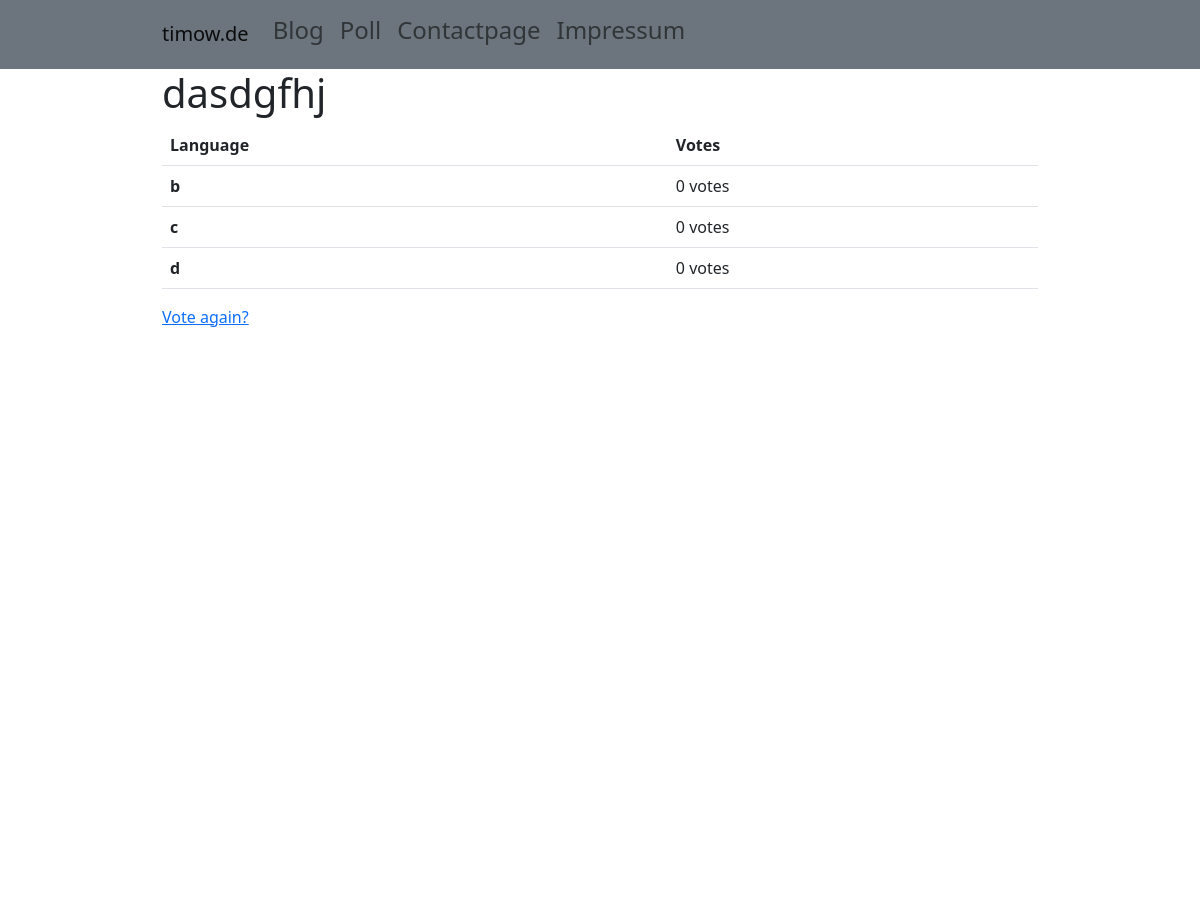
/1/results/ (upper part), run on an earlier commit of the app's database.
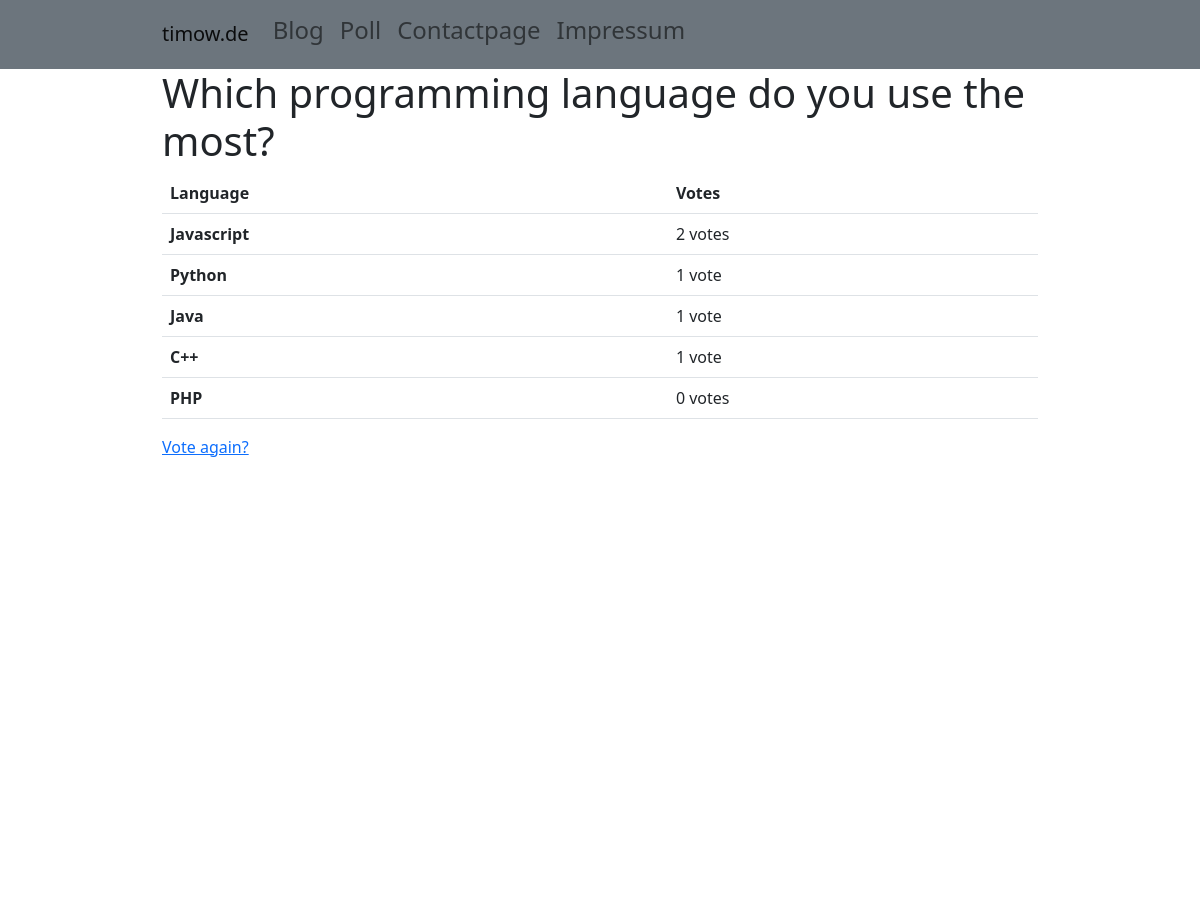
And on a later commit of the database.
### blog/models.py (models this page shows, shortened)
class Question(models.Model):
    question_text = models.CharField(max_length=200)
    pub_date = models.DateTimeField("date published")

class Choice(models.Model):
    question = models.ForeignKey(Question, on_delete=models.CASCADE)
    choice_text = models.CharField(max_length=200)
    votes = models.IntegerField(default=0)
    class Meta:
        ordering = ("-votes",)

### blog/views.py (the view)
# urls.py: path("<int:question_id>/results/", views.results, name="results"),
def results(request, question_id):
    question = get_object_or_404(Question, pk=question_id)
    context = {
        "question": question,
    }
    return render(request, "blog/results.html", context)

### blog/templates/blog/results.html
{% extends 'basetemplate.html' %}
{% block content %}
<h1>{{ question.question_text }}</h1>
<table class="table table-hover" id="table">
    <thead>
        <tr>
            <th scope="col">Language</th>
            <th scope="col">Votes</th>
        </tr>
    </thead>
    {% for choice in question.choice_set.all %}
    <tbody>
        <tr id="{{ forloop.counter }}">
            <th scope="row" id="language_name_{{ forloop.counter }}">{{ choice.choice_text }}</th>
            <td id="language_counter_{{ forloop.counter }}">{{ choice.votes }} vote{{ choice.votes|pluralize }}</td>
        </tr>
    </tbody>
    {% endfor %}
</table>
<a href="{% url 'blog:detail' question.id %}">Vote again?</a>
{% endblock content %}

What changed in the data, as far as the page shows it:
changed Question: question_text "dasdgfhj" → "Which programming language do you use the most?"
changed Choice: choice_text "b" → "Javascript"; votes "0" → "2"
changed Choice: choice_text "d" → "Python"; votes "0" → "1"; moves up the list
added Choice: choice_text "Java", votes "1"
added Choice: choice_text "C++", votes "1"
changed Choice: choice_text "c" → "PHP"
